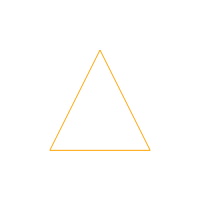
Frame 1 (no input)
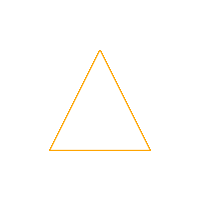
Frame 60 (no input)
Frame 120 (the mouse pressed at the canvas centre since frame 60): identical to frame 60, image omitted

The p5.js sketch that drew these frames (run headless with seeded random() and noise() and a simulated clock; from frame 60 on, the mouse is pressed at the canvas centre):

// p5.js sketch
// ── sketch.js
function setup() {

    createCanvas(200, 200);
    
    background("white");
    
    }
    
    function draw() {
    
    stroke("orange");
    
    triangle(50, 150, 100, 50, 150, 150);
    
    }
    
